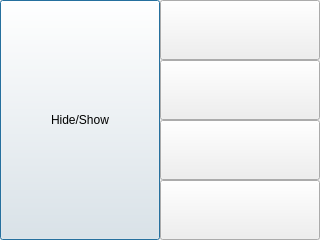
<?xml version="1.0" encoding="UTF-8"?>
<ui version="4.0">
 <class>Dialog</class>
 <widget class="QDialog" name="Dialog">
  <property name="geometry">
   <rect>
    <x>0</x>
    <y>0</y>
    <width>320</width>
    <height>240</height>
   </rect>
  </property>
  <property name="windowTitle">
   <string>Dialog</string>
  </property>
  <widget class="QPushButton" name="pushButtonHide">
   <property name="geometry">
    <rect>
     <x>0</x>
     <y>0</y>
     <width>160</width>
     <height>240</height>
    </rect>
   </property>
   <property name="text">
    <string>Hide/Show</string>
   </property>
  </widget>
  <widget class="QPushButton" name="pushButtonProblem">
   <property name="geometry">
    <rect>
     <x>160</x>
     <y>0</y>
     <width>160</width>
     <height>60</height>
    </rect>
   </property>
   <property name="text">
    <string/>
   </property>
  </widget>
  <widget class="QPushButton" name="pushButtonNext">
   <property name="geometry">
    <rect>
     <x>160</x>
     <y>120</y>
     <width>160</width>
     <height>60</height>
    </rect>
   </property>
   <property name="text">
    <string/>
   </property>
  </widget>
  <widget class="QPushButton" name="pushButtonPrev">
   <property name="geometry">
    <rect>
     <x>160</x>
     <y>180</y>
     <width>160</width>
     <height>60</height>
    </rect>
   </property>
   <property name="text">
    <string/>
   </property>
  </widget>
  <widget class="QPushButton" name="pushButtonSuggestion">
   <property name="geometry">
    <rect>
     <x>160</x>
     <y>60</y>
     <width>160</width>
     <height>60</height>
    </rect>
   </property>
   <property name="text">
    <string/>
   </property>
  </widget>
 </widget>
 <resources/>
 <connections/>
</ui>
